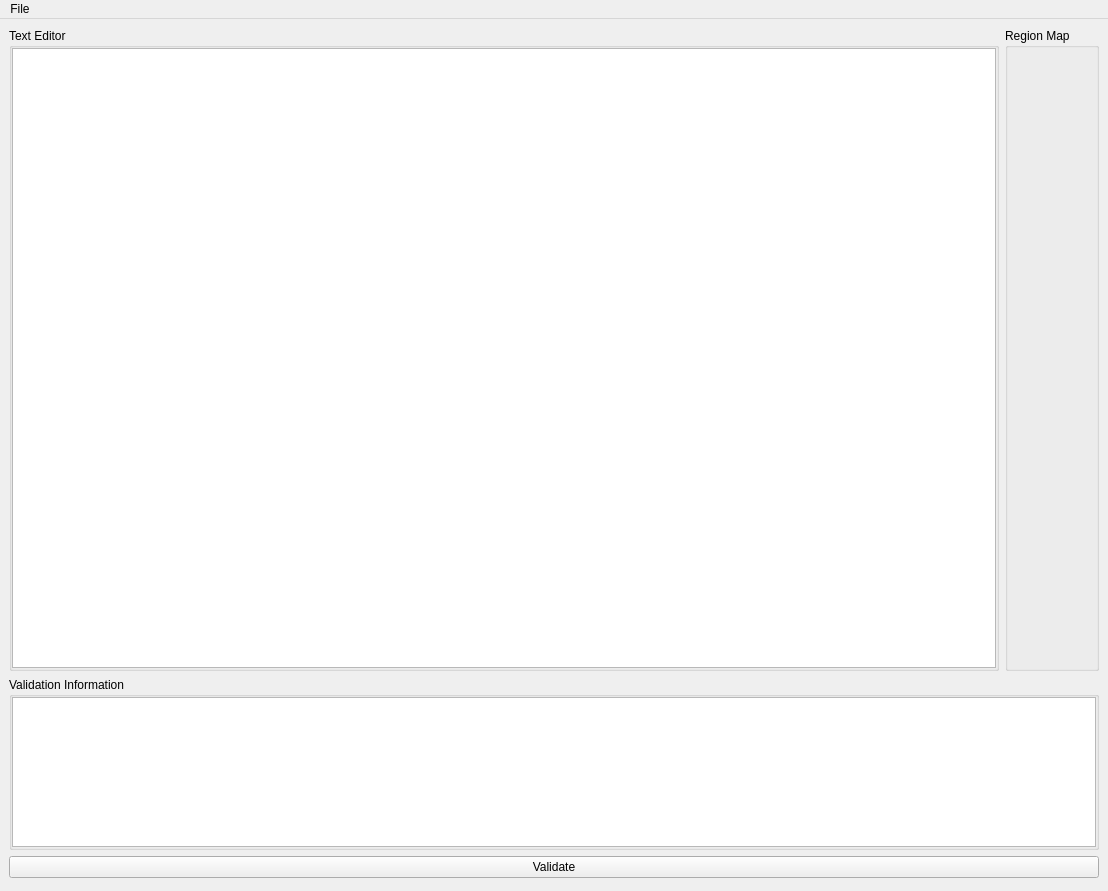
<?xml version="1.0" encoding="UTF-8"?>
<ui version="4.0">
 <class>MainWindow</class>
 <widget class="QMainWindow" name="MainWindow">
  <property name="geometry">
   <rect>
    <x>0</x>
    <y>0</y>
    <width>1108</width>
    <height>891</height>
   </rect>
  </property>
  <property name="windowTitle">
   <string>MainWindow</string>
  </property>
  <widget class="QWidget" name="centralwidget">
   <layout class="QVBoxLayout" name="verticalLayout">
    <item>
     <layout class="QHBoxLayout" name="horizontalLayout_4">
      <item>
       <widget class="QGroupBox" name="GroupBox">
        <property name="title">
         <string>Text Editor</string>
        </property>
        <layout class="QVBoxLayout" name="verticalLayout_2">
         <property name="spacing">
          <number>2</number>
         </property>
         <property name="leftMargin">
          <number>0</number>
         </property>
         <property name="topMargin">
          <number>0</number>
         </property>
         <property name="rightMargin">
          <number>0</number>
         </property>
         <property name="bottomMargin">
          <number>0</number>
         </property>
         <item>
          <widget class="QPlainTextEdit" name="plainTextEdit">
           <property name="sizePolicy">
            <sizepolicy hsizetype="MinimumExpanding" vsizetype="MinimumExpanding">
             <horstretch>0</horstretch>
             <verstretch>0</verstretch>
            </sizepolicy>
           </property>
           <property name="verticalScrollBarPolicy">
            <enum>Qt::ScrollBarAsNeeded</enum>
           </property>
           <property name="lineWrapMode">
            <enum>QPlainTextEdit::NoWrap</enum>
           </property>
          </widget>
         </item>
        </layout>
       </widget>
      </item>
      <item>
       <widget class="QGroupBox" name="groupBox_2">
        <property name="title">
         <string>Region Map</string>
        </property>
        <layout class="QHBoxLayout" name="horizontalLayout_5"/>
       </widget>
      </item>
     </layout>
    </item>
    <item>
     <widget class="QGroupBox" name="groupBox">
      <property name="title">
       <string>Validation Information</string>
      </property>
      <layout class="QVBoxLayout" name="verticalLayout_3">
       <property name="leftMargin">
        <number>0</number>
       </property>
       <property name="topMargin">
        <number>0</number>
       </property>
       <property name="rightMargin">
        <number>0</number>
       </property>
       <property name="bottomMargin">
        <number>0</number>
       </property>
       <item>
        <widget class="QTableView" name="tableView">
         <property name="sizePolicy">
          <sizepolicy hsizetype="MinimumExpanding" vsizetype="Minimum">
           <horstretch>0</horstretch>
           <verstretch>0</verstretch>
          </sizepolicy>
         </property>
         <property name="minimumSize">
          <size>
           <width>0</width>
           <height>50</height>
          </size>
         </property>
         <property name="maximumSize">
          <size>
           <width>16777215</width>
           <height>150</height>
          </size>
         </property>
         <property name="alternatingRowColors">
          <bool>false</bool>
         </property>
         <property name="wordWrap">
          <bool>false</bool>
         </property>
         <attribute name="horizontalHeaderVisible">
          <bool>false</bool>
         </attribute>
         <attribute name="horizontalHeaderStretchLastSection">
          <bool>true</bool>
         </attribute>
         <attribute name="verticalHeaderVisible">
          <bool>false</bool>
         </attribute>
        </widget>
       </item>
      </layout>
     </widget>
    </item>
    <item>
     <widget class="QPushButton" name="pushButton">
      <property name="text">
       <string>Validate</string>
      </property>
     </widget>
    </item>
    <item>
     <spacer name="verticalSpacer">
      <property name="orientation">
       <enum>Qt::Vertical</enum>
      </property>
      <property name="sizeType">
       <enum>QSizePolicy::Fixed</enum>
      </property>
      <property name="sizeHint" stdset="0">
       <size>
        <width>0</width>
        <height>4</height>
       </size>
      </property>
     </spacer>
    </item>
   </layout>
  </widget>
  <widget class="QMenuBar" name="menubar">
   <property name="geometry">
    <rect>
     <x>0</x>
     <y>0</y>
     <width>1108</width>
     <height>21</height>
    </rect>
   </property>
   <widget class="QMenu" name="menuFile">
    <property name="title">
     <string>File</string>
    </property>
    <addaction name="actionload"/>
    <addaction name="actionsave"/>
   </widget>
   <addaction name="menuFile"/>
  </widget>
  <action name="actionload">
   <property name="text">
    <string>Load DCP...</string>
   </property>
  </action>
  <action name="actionsave">
   <property name="text">
    <string>Save DCP...</string>
   </property>
  </action>
 </widget>
 <resources/>
 <connections/>
</ui>
